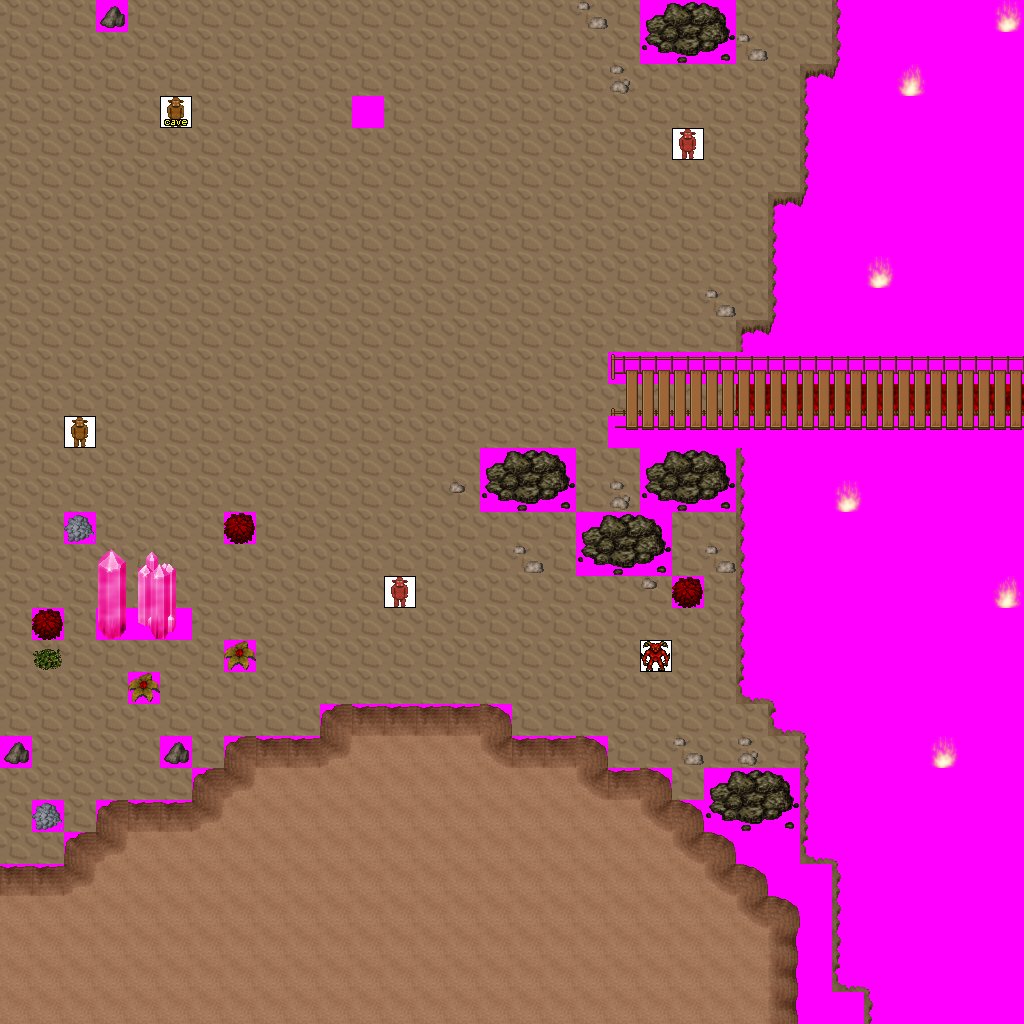

Below is a game level as drawn by its tile map, then a one-line description and the .tmx that defines it (tile-layer data replaced by summaries):
An orthogonal 32x32 tile map with 32x32 px tiles, 7 tile layers (Ground, Objects, Above, Walkable, ...), 14 tilesets and 8 objects (4x newmap, from_west_0, from_south_0, from_south_1, from_south_2).

<map version="1.0" orientation="orthogonal" width="32" height="32" tilewidth="32" tileheight="32">
 <tileset firstgid="1" name="ground_brown" tilewidth="32" tileheight="32">
  <image source="../drawable/ground_brown.png" width="160" height="32" />
 </tileset>
 <tileset firstgid="6" name="ground_rock_rocks_2" tilewidth="32" tileheight="32">
  <image source="../drawable/ground_rock_rocks_2.png" width="64" height="64" />
 </tileset>
 <tileset firstgid="10" name="plant_bush_various_small" tilewidth="32" tileheight="32">
  <image source="../drawable/plant_bush_various_small.png" width="96" height="96" />
 </tileset>
 <tileset firstgid="19" name="furniture_light_flames" tilewidth="32" tileheight="32">
  <image source="../drawable/furniture_light_flames.png" width="192" height="32" />
 </tileset>
 <tileset firstgid="25" name="ground_fire_fire" tilewidth="32" tileheight="32">
  <image source="../drawable/ground_fire_fire.png" width="96" height="288" />
 </tileset>
 <tileset firstgid="52" name="ground_rock_rock_cluster" tilewidth="32" tileheight="32">
  <image source="../drawable/ground_rock_rock_cluster.png" width="96" height="64" />
 </tileset>
 <tileset firstgid="58" name="ground_rock_pebbles" tilewidth="32" tileheight="32">
  <image source="../drawable/ground_rock_pebbles.png" width="32" height="96" />
 </tileset>
 <tileset firstgid="61" name="logic_creature_demon" tilewidth="32" tileheight="32">
  <image source="../drawable/logic_creature_demon.png" width="224" height="32" />
 </tileset>
 <tileset firstgid="68" name="logic_creature_troll" tilewidth="32" tileheight="32">
  <image source="../drawable/logic_creature_troll.png" width="128" height="32" />
 </tileset>
 <tileset firstgid="72" name="ground_rock_pink_crystal" tilewidth="32" tileheight="32">
  <image source="../drawable/ground_rock_pink_crystal.png" width="96" height="96" />
 </tileset>
 <tileset firstgid="81" name="object_suspension_bridge" tilewidth="32" tileheight="32">
  <image source="../drawable/object_suspension_bridge.png" width="96" height="256" />
 </tileset>
 <tileset firstgid="105" name="building_wall_int_clay" tilewidth="32" tileheight="32">
  <image source="../drawable/building_wall_int_clay.png" width="320" height="320" />
 </tileset>
 <tileset firstgid="205" name="building_wall_int_sandstone" tilewidth="32" tileheight="32">
  <image source="../drawable/building_wall_int_sandstone.png" width="96" height="160" />
 </tileset>
 <tileset firstgid="220" name="walkable_sentinel" tilewidth="32" tileheight="32">
  <image source="../drawable/walkable_sentinel.png" width="32" height="32" />
 </tileset>
 <layer name="Ground" width="32" height="32">
  <data>[1024 cells, 1024 non-empty, 4 distinct tile ids]</data>
 </layer>
 <layer name="Objects" width="32" height="32">
  <data>[1024 cells, 14 non-empty, 3 distinct tile ids]</data>
 </layer>
 <layer name="Above" width="32" height="32">
  <data>[1024 cells, 19 non-empty, 8 distinct tile ids]</data>
 </layer>
 <layer name="Walkable" width="32" height="32">
  <data>[1024 cells, 494 non-empty, 1 distinct tile ids]</data>
 </layer>
 <layer name="Objects_stendhal" width="32" height="32">
  <data>[1024 cells, 333 non-empty, 37 distinct tile ids]</data>
 </layer>
 <layer name="Above_stendhal" width="32" height="32">
  <data>[1024 cells, 0 non-empty, 0 distinct tile ids]</data>
 </layer>
 <layer name="Objects_stendhal2" width="32" height="32">
  <data>[1024 cells, 5 non-empty, 4 distinct tile ids]</data>
 </layer>
 <objectgroup name="Mapevents" width="32" height="32">
  <object name="exit_east_0" type="newmap" x="992" y="384" width="32" height="32">
   <properties>
    <property name="map" value="level_1_fado_great_cave_e2_x1_y2" />
    <property name="place" value="from_east_0" />
   </properties>
  </object>
  <object name="exit_north_0" type="newmap" x="0" y="0" width="96" height="32">
   <properties>
    <property name="map" value="level_1_fado_great_cave_e2_x0_y1" />
    <property name="place" value="from_north_0" />
   </properties>
  </object>
  <object name="exit_north_1" type="newmap" x="128" y="0" width="480" height="32">
   <properties>
    <property name="map" value="level_1_fado_great_cave_e2_x0_y1" />
    <property name="place" value="from_north_1" />
   </properties>
  </object>
  <object name="exit_north_2" type="newmap" x="736" y="0" width="96" height="32">
   <properties>
    <property name="map" value="level_1_fado_great_cave_e2_x0_y1" />
    <property name="place" value="from_north_2" />
   </properties>
  </object>
 </objectgroup>
 <objectgroup name="Spawn" width="32" height="32">
  <object name="from_west_0" x="992" y="384" width="32" height="32" />
  <object name="from_south_0" x="32" y="0" width="32" height="32" />
  <object name="from_south_1" x="352" y="0" width="32" height="32" />
  <object name="from_south_2" x="768" y="0" width="32" height="32" />
 </objectgroup>
 <objectgroup name="Keys" width="32" height="32" />
 <objectgroup name="Replace" width="32" height="32" />
</map>
